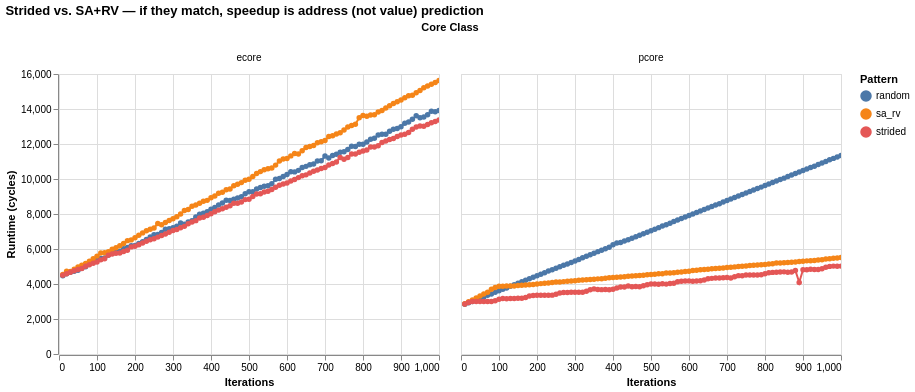

The notebook cell this image was saved under:
### Code cell
sa_rv_df = df[df["pattern"].isin(["strided", "sa_rv", "random"])]
unit = df["unit"].iloc[0]
y_title = f"Runtime ({unit})"
sa_rv_chart = (
    alt.Chart(sa_rv_df)
    .mark_line(point=True)
    .encode(
        x=alt.X("iterations:Q", title="Iterations"),
        y=alt.Y("median:Q", title=y_title),
        color=alt.Color("pattern:N", title="Pattern"),
        tooltip=[
            "pattern", "core_kind", "iterations", "median"
            # "min", "p25", "p75", "max",
            # "first", "last", "unit",
        ],
    )
    .properties(width=380, height=280)
    .facet(column=alt.Column("core_kind:N", title="Core Class", sort=["ecore", "pcore"]))
    .properties(title="Strided vs. SA+RV — if they match, speedup is address (not value) prediction")
    .interactive()
)

sa_rv_chart

### Figure 1 — Vega-Lite specification as saved in the notebook (floating-point values rounded to 4 significant figures; data arrays with more than 128 entries replaced by an {"elided": "..."} marker saying what was removed)
{"config": {"view": {"continuousWidth": 300, "continuousHeight": 300}}, "data": {"name": "data-cc0a32b6b82e02577b4379c2ac824494"}, "facet": {"column": {"field": "core_kind", "sort": ["ecore", "pcore"], "title": "Core Class", "type": "nominal"}}, "spec": {"mark": {"type": "line", "point": true}, "encoding": {"color": {"field": "pattern", "title": "Pattern", "type": "nominal"}, "tooltip": [{"field": "pattern", "type": "nominal"}, {"field": "core_kind", "type": "nominal"}, {"field": "iterations", "type": "quantitative"}, {"field": "median", "type": "quantitative"}], "x": {"field": "iterations", "title": "Iterations", "type": "quantitative"}, "y": {"field": "median", "title": "Runtime (cycles)", "type": "quantitative"}}, "height": 280, "name": "view_514fbdccc5c6ba45_0", "width": 380}, "params": [{"name": "param_1e9efca18e7a2868", "select": {"type": "interval", "encodings": ["x", "y"]}, "bind": "scales", "views": ["view_514fbdccc5c6ba45_0"]}], "title": "Strided vs. SA+RV — if they match, speedup is address (not value) prediction", "$schema": "https://vega.github.io/schema/vega-lite/v6.1.0.json", "datasets": {"data-cc0a32b6b82e02577b4379c2ac824494": {"elided": "600 records"}}}
